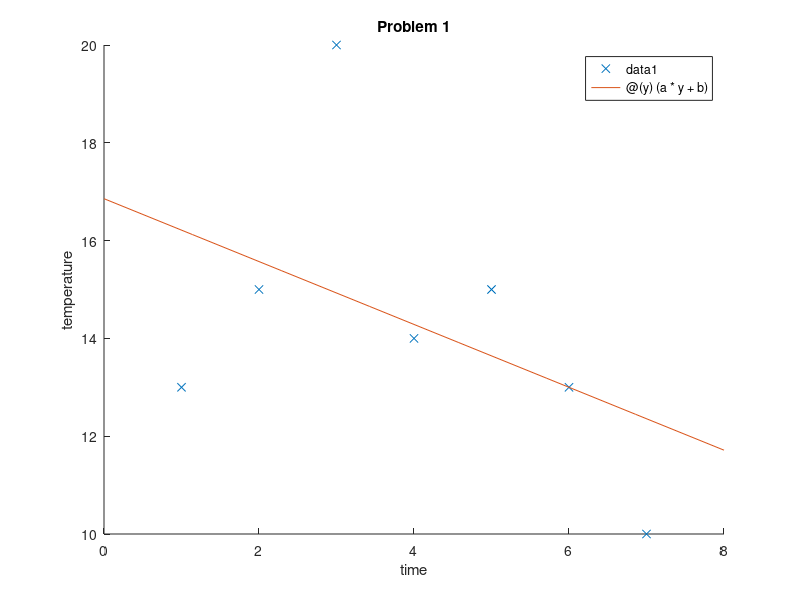

The MATLAB source for this figure:
addpath(pwd)

nodes = [1 2 3 4 5 6 7];
values = [13 15 20 14 15 13 10];

m = length(nodes);
a = (m * sum(nodes.*values) - sum(values) * sum(nodes)) / (m * sum(nodes.^2) - sum(nodes)^2)
b = (sum(nodes.^2) * sum(values) - sum(nodes.*values) * sum(nodes)) / (sum(nodes.^2)*m-sum(nodes)^2)

clf; 
hold on;
title("Problem 1")
xlabel ("time");
ylabel ("temperature");

plot(nodes,values,'x');
phi = @(y)(a*y+b);
fplot(phi,[0,8])
E = norm(values - phi(nodes))^2 


printf("phi(8)= %f\n", phi(8));